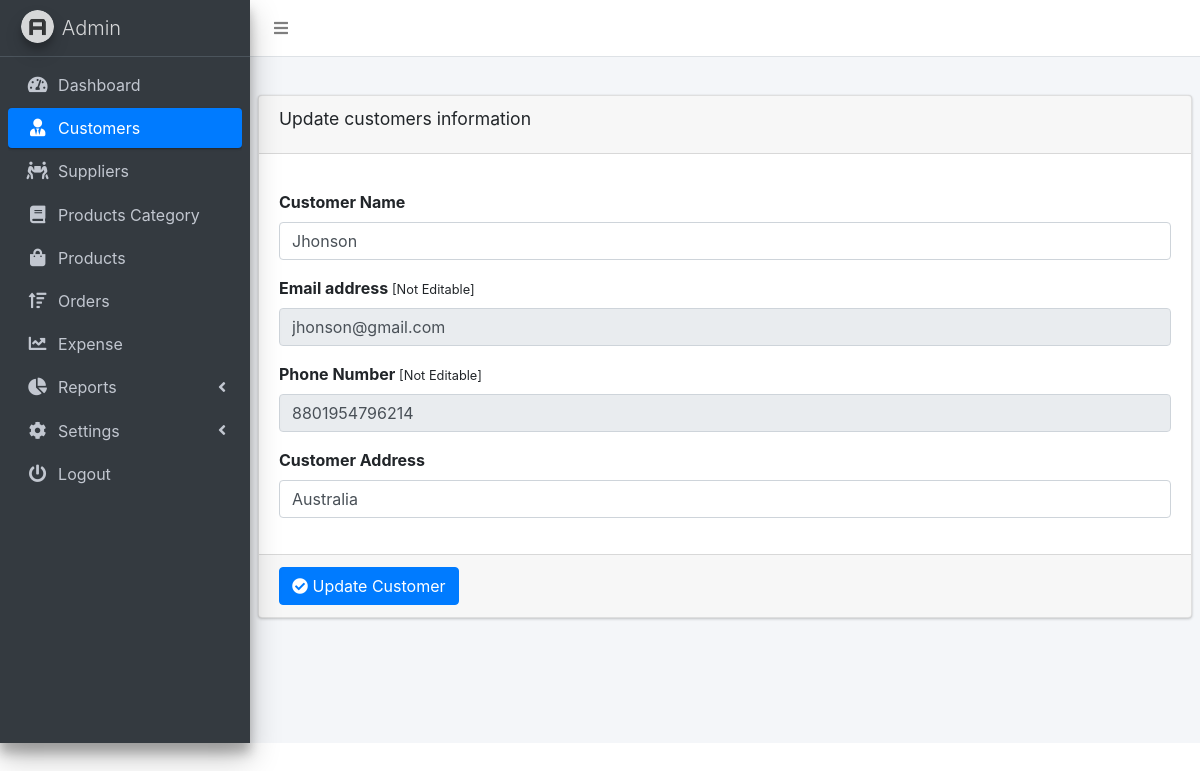
The app's page /edit_customer.php?id=21 (signed in) with its own data.
### tables this page shows
CREATE TABLE `customers` (
  `customer_id` int(11) NOT NULL,
  `customer_name` varchar(255) NOT NULL,
  `customer_cell` varchar(255) NOT NULL,
  `customer_email` varchar(255) NOT NULL,
  `customer_address` varchar(255) NOT NULL
);

### edit_customer.php (the view, shortened to what this page needs)
<?php
if ($_SERVER["REQUEST_METHOD"] == "GET") {
  $getid = $_GET['id'];
  include('db_connect.php');
  if (!empty($getid)) {
    $query = mysqli_query($con, "SELECT * FROM customers WHERE customer_id='$getid'");
    $row = mysqli_fetch_assoc($query);
  }
}
?>
<!DOCTYPE html>
<html lang="en">
<head>
  <link rel="stylesheet" href="dist/css/preloader.css">
  <link rel="stylesheet" href="plugins/sweetalert2/sweetalert2.min.css">
  <link rel="stylesheet" href="plugins/fontawesome-free/css/all.min.css">
  <link rel="stylesheet" href="https://code.ionicframework.com/ionicons/2.0.1/css/ionicons.min.css">
  <link rel="stylesheet" href="plugins/datatables-bs4/css/dataTables.bootstrap4.min.css">
  <link rel="stylesheet" href="plugins/datatables-responsive/css/responsive.bootstrap4.min.css">
  <link rel="stylesheet" href="dist/css/adminlte.min.css">
  <link href="plugins/bootstrap/css/bootstrap.min.css" rel="stylesheet"/>
</head>
<body class="hold-transition sidebar-mini">
<div class="wrapper">
  <nav class="main-header navbar navbar-expand navbar-white navbar-light">
    <ul class="navbar-nav">
      <li class="nav-item">
        <a class="nav-link" data-widget="pushmenu" href="#" role="button"><i class="fas fa-bars"></i></a>
      </li>
    </ul>
  </nav>
  <aside class="main-sidebar sidebar-dark-primary elevation-4">
    <a href="#" class="brand-link">
      <img src="dist/img/AdminLTELogo.png"
           alt="AdminLTE Logo"
           class="brand-image img-circle elevation-3"
           style="opacity: .8">
      <span class="brand-text font-weight-light">Admin</span>
    </a>
    <div class="sidebar">
      <nav class="mt-2">
        <ul class="nav nav-pills nav-sidebar flex-column" data-widget="treeview" role="menu" data-accordion="false">
          <li class="nav-item">
            <a href="dashboard.php" class="nav-link">
              <i class="nav-icon fas fa-tachometer-alt"></i>
              <p>
                Dashboard
              </p>
            </a>
          </li>
          <li class="nav-item">
            <a href="customers.php" class="nav-link active">
              <i class="nav-icon fas fa-user-tie"></i>
              <p>
                Customers
              </p>
            </a>
          </li>
          <li class="nav-item">
            <a href="suppliers.php" class="nav-link">
              <i class="nav-icon fas fa-people-carry"></i>
              <p>
                Suppliers
              </p>
            </a>
          </li>
          <li class="nav-item">
            <a href="category.php" class="nav-link">
              <i class="nav-icon fas fa-book"></i>
              <p>
                Products Category
              </p>
            </a>
          </li>
          <li class="nav-item">
            <a href="products.php" class="nav-link">
              <i class="nav-icon fas fa-shopping-bag"></i>
              <p>
                Products
              </p>
            </a>
          </li>
          <li class="nav-item">
            <a href="orders.php" class="nav-link">
              <i class="nav-icon fas fa-sort-amount-up"></i>
              <p>
                Orders
              </p>
            </a>
          </li>
          <li class="nav-item">
            <a href="expense.php" class="nav-link">
              <i class="nav-icon fas fa-chart-line"></i>
              <p>
                Expense
              </p>
            </a>
          </li>
          <li class="nav-item">
            <a href="#" class="nav-link">
              <i class="nav-icon fas fa-chart-pie"></i>
              <p>
                Reports
                <i class="right fas fa-angle-left"></i>
              </p>
            </a>
          </li>
          <li class="nav-item">
            <a href="products.php" class="nav-link">
              <i class="nav-icon fas fa-cog"></i>
              <p>
                Settings
                <i class="right fas fa-angle-left"></i>
              </p>
            </a>
          </li>
          <li class="nav-item">
            <a href="logout.php" class="nav-link">
              <i class="nav-icon fas fa-power-off"></i>
              <p>
                Logout
              </p>
            </a>
          </li>
        </ul>
      </nav>
    </div>
  </aside>
  <div class="content-wrapper">
    <section class="content-header">
    </section>
    <section class="content">
      <div class="row">
        <div class="col-12">
          <div class="card">
            <div class="card-header">
              <h3 class="card-title">Update customers information</h3>
            </div>
            <form role="form" id="quickForm" method="post" action="edit_customer.php">
              <div class="card-body">
                <div class="form-group">
                  <label for="exampleInputCustomerName">Customer Name</label>
                  <input type="text" name="customer_name" class="form-control" id="exampleInputCustomerName"
                         value="<?php echo $row['customer_name'] ?>">
                </div>
                <div class="form-group">
                  <label for="exampleInputEmail1">Email address <small>[Not Editable]</small> </label>
                  <input type="email" name="customer_email" class="form-control" id="exampleInputEmail1" readonly
                         value="<?php echo $row['customer_email'] ?>">
                </div>
                <div class="form-group">
                  <label for="exampleInputPhone">Phone Number <small>[Not Editable]</small> </label>
                  <input type="tel" name="customer_phone" class="form-control" id="exampleInputPhone" readonly
                         value="<?php echo $row['customer_cell'] ?>">
                </div>
                <div class="form-group">
                  <label for="exampleInputAddress">Customer Address</label>
                  <input type="text" name="customer_address" class="form-control" id="exampleInputAddress"
                         value="<?php echo $row['customer_address'] ?>">
                </div>
              </div>
              <div class="card-footer">
                <button type="submit" id="update_customer" class="btn btn-primary"><i class="fa fa-check-circle"></i> Update Customer</button>
              </div>
            </form>
          </div>
        </div>
      </div>
    </section>
  </div>
</div>
</body>
</html>

### records on screen
customers: customer_name "Jhonson", customer_email "jhonson@gmail.com", customer_phone "8801954796214", customer_address "Australia"
